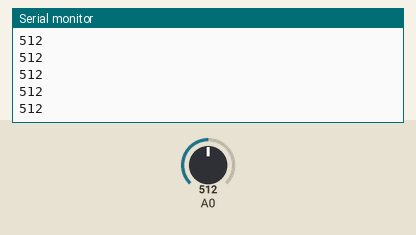
The sketch below on a simulated Arduino Uno, built with avr-gcc and run on an emulated ATmega328P. Parts: the last lines printed to the serial monitor. The test bench sets the inputs (shaded band); at power-on: A0 = 512.

Above: at 1.2 s.
1.3 s: A0 set to 490
At 2.3 s:
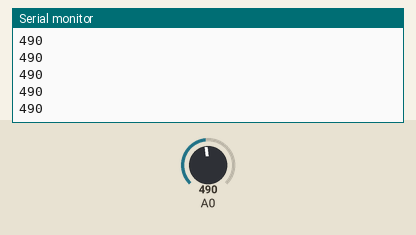
2.8 s: A0 set to 510
At 3.6 s:
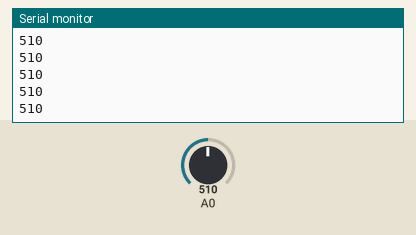
Timing chart, 0 to 5.8 s (numbered marks = the images above; inputs shaded):
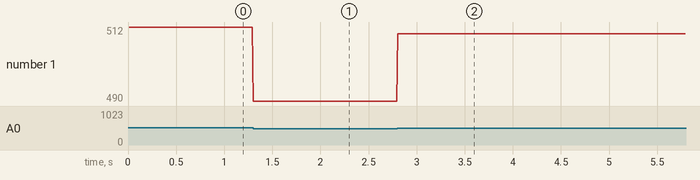

The sketch:

emg.ino
```cpp
unsigned long TIME;
unsigned long lastTime;
unsigned long servoTime;
int i = 0;
int val;
int sum;
int diff = 10;
bool startAVG = false;
int average;
int data[100];
bool isActive = false;
#include <Servo.h>
Servo myservo;

void setup()
{
  Serial.begin(9600);
  lastTime = millis();
}

void loop()
{
  TIME = millis();
  if (TIME > lastTime + 10)
  {
    lastTime = TIME;
    i++;
    val = analogRead(A0);
    Serial.println(val);
    ///reset and start average cal
    if (i > 99)
    {
      i = 0;
      startAVG = true;
    }
    sum += val ;
    ///cal
    if (startAVG)
    {
      sum -= data[i];
      average = sum / 100;
    }
    data[i] = val;
    if (val > average + diff) {
      isActive = true;
      digitalWrite(13, 1);
    }
    if (val <= average) {
      isActive = false;
      digitalWrite(13, 0);
    }
  }
  if (isActive) {
    servoTime = TIME;
    myservo.write(180);
  }
  else {
    if (servoTime + 500 > TIME) {
      myservo.write(0);
    }
  }
}
```

Measured:
- after the input at 1.3 s, the serial monitor: prints a new line at once (image 1)
- after the input at 2.8 s, the serial monitor: prints a new line at once (image 2)
- plotted number 1: 512 → 490 after the input at 1.3 s, 490 → 510 after the input at 2.8 s
